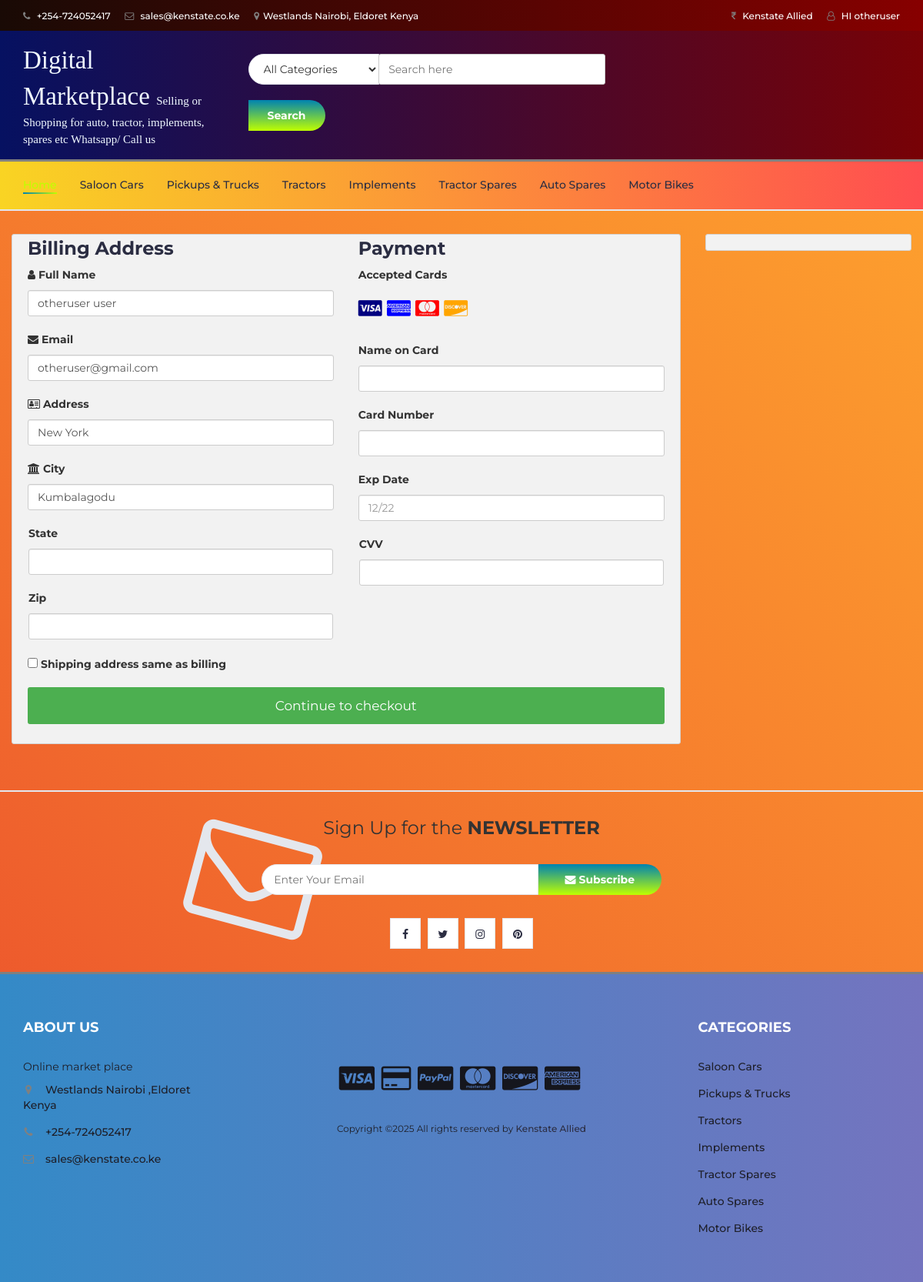
Screenshot of /checkout.php (signed in) with the database file from the repository.
### tables this page shows
CREATE TABLE `user_info` (
  `user_id` int(10) NOT NULL,
  `first_name` varchar(100) NOT NULL,
  `last_name` varchar(100) NOT NULL,
  `email` varchar(300) NOT NULL,
  `password` varchar(300) NOT NULL,
  `mobile` varchar(10) NOT NULL,
  `address1` varchar(300) NOT NULL,
  `address2` varchar(11) NOT NULL
);

### checkout.php (the view, shortened to what this page needs)
<?php
include "db.php";
include "header.php";
?>
<section class="section">
	<div class="container-fluid">
		<div class="row-checkout">
		<?php
		if(isset($_SESSION["uid"])){
			$sql = "SELECT * FROM user_info WHERE user_id='$_SESSION[uid]'";
			$query = mysqli_query($con,$sql);
			$row=mysqli_fetch_array($query);
		echo'
			<div class="col-75">
				<div class="container-checkout">
				<form id="checkout_form" action="checkout_process.php" method="POST" class="was-validated">
					<div class="row-checkout">
					<div class="col-50">
						<h3>Billing Address</h3>
						<label for="fname"><i class="fa fa-user" ></i> Full Name</label>
						<input type="text" id="fname" class="form-control" name="firstname" pattern="^[a-zA-Z ]+$"  value="'.$row["first_name"].' '.$row["last_name"].'">
						<label for="email"><i class="fa fa-envelope"></i> Email</label>
						<input type="text" id="email" name="email" class="form-control" pattern="^[_a-z0-9-]+(\.[_a-z0-9-]+)*@[a-z0-9]+(\.[a-z]{2,4})$" value="'.$row["email"].'" required>
						<label for="adr"><i class="fa fa-address-card-o"></i> Address</label>
						<input type="text" id="adr" name="address" class="form-control" value="'.$row["address1"].'" required>
						<label for="city"><i class="fa fa-institution"></i> City</label>
						<input type="text" id="city" name="city" class="form-control" value="'.$row["address2"].'" pattern="^[a-zA-Z ]+$" required>
						<div class="row">
						<div class="col-50">
							<label for="state">State</label>
							<input type="text" id="state" name="state" class="form-control" pattern="^[a-zA-Z ]+$" required>
						</div>
						<div class="col-50">
							<label for="zip">Zip</label>
							<input type="text" id="zip" name="zip" class="form-control" pattern="^[0-9]{6}(?:-[0-9]{4})?$" required>
						</div>
						</div>
					</div>
					<div class="col-50">
						<h3>Payment</h3>
						<label for="fname">Accepted Cards</label>
						<div class="icon-container">
						<i class="fa fa-cc-visa" style="color:navy;"></i>
						<i class="fa fa-cc-amex" style="color:blue;"></i>
						<i class="fa fa-cc-mastercard" style="color:red;"></i>
						<i class="fa fa-cc-discover" style="color:orange;"></i>
						</div>
						<label for="cname">Name on Card</label>
						<input type="text" id="cname" name="cardname" class="form-control" pattern="^[a-zA-Z ]+$" required>
						<div class="form-group" id="card-number-field">
                        <label for="cardNumber">Card Number</label>
                        <input type="text" class="form-control" id="cardNumber" name="cardNumber" required>
                    </div>
						<label for="expdate">Exp Date</label>
						<input type="text" id="expdate" name="expdate" class="form-control" pattern="^((0[1-9])|(1[0-2]))\/(\d{2})$" placeholder="12/22"required>
						<div class="row">
						<div class="col-50">
							<div class="form-group CVV">
								<label for="cvv">CVV</label>
								<input type="text" class="form-control" name="cvv" id="cvv" required>
						</div>
						</div>
					</div>
					</div>
					</div>
					<label><input type="CHECKBOX" name="q" class="roomselect" value="conform" required> Shipping address same as billing
					</label>';
					$total=0;
					$total_count=$_POST['total_count'];
				echo'
				<input type="hidden" name="total_count" value="'.$total_count.'">
					<input type="hidden" name="total_price" value="'.$total.'">
					<input type="submit" id="submit" value="Continue to checkout" class="checkout-btn">
				</form>
				</div>
			</div>
			';
		}else{
			echo"<script>window.location.href = 'cart.php'</script>";
		}
		?>
			<div class="col-25">
				<div class="container-checkout">
				</div>
			</div>
		</div>
	</div>
</section>
		<div id="newsletter" class="section">
			<div class="container">
				<div class="row">
					<div class="col-md-12">
						<div class="newsletter">
							<p>Sign Up for the <strong>NEWSLETTER</strong></p>
							<form >
								<input class="input" type="email" placeholder="Enter Your Email">
								<button class="newsletter-btn"><i class="fa fa-envelope"></i> Subscribe</button>
							</form>
							<ul class="newsletter-follow">
								<li>
									<a href="#"><i class="fa fa-facebook"></i></a>
								</li>
								<li>
									<a href="#"><i class="fa fa-twitter"></i></a>
								</li>
								<li>
									<a href="#"><i class="fa fa-instagram"></i></a>
								</li>
								<li>
									<a href="#"><i class="fa fa-pinterest"></i></a>
								</li>
							</ul>
						</div>
					</div>
				</div>
			</div>
		</div>
<?php
include "footer.php";
?>

### header.php (shortened to what this page needs)
<!DOCTYPE html>
<html lang="en">
	<head>
		<link type="text/css" rel="stylesheet" href="css/bootstrap.min.css"/>
		<link type="text/css" rel="stylesheet" href="css/slick.css"/>
		<link type="text/css" rel="stylesheet" href="css/slick-theme.css"/>
		<link type="text/css" rel="stylesheet" href="css/nouislider.min.css"/>
		<link rel="stylesheet" href="css/font-awesome.min.css">
		<link type="text/css" rel="stylesheet" href="css/style.css"/>
		<link type="text/css" rel="stylesheet" href="css/accountbtn.css"/>
    </head>
	<body>
		<header>
			<div id="top-header">
				<div class="container">
					<ul class="header-links pull-left">
						<li><a href="#"><i class="fa fa-phone"></i> +254-724052417</a></li>
						<li><a href="#"><i class="fa fa-envelope-o"></i> sales@kenstate.co.ke</a></li>
						<li><a href="#"><i class="fa fa-map-marker"></i>Westlands Nairobi, Eldoret Kenya</a></li>
					</ul>
					<ul class="header-links pull-right">
						<li><a href="#"><i class="fa fa-inr"></i> Kenstate Allied</a></li>
						<li><?php
                             include "db.php";
                            if(isset($_SESSION["uid"])){
                                $sql = "SELECT first_name FROM user_info WHERE user_id='$_SESSION[uid]'";
                                $query = mysqli_query($con,$sql);
                                $row=mysqli_fetch_array($query);
                                echo '
                               <div class="dropdownn">
                                  <a href="#" class="dropdownn" data-toggle="modal" data-target="#myModal" ><i class="fa fa-user-o"></i> HI '.$row["first_name"].'</a>
								  <div class="dropdownn-content">
								  	<a href="myorders.php"  ><i class="fa fa-shopping-basket" aria-hidden="true"></i>My Order</a>
                                    <a href="" data-toggle="modal" data-target="#profile"><i class="fa fa-user-circle" aria-hidden="true" ></i>My Profile</a>
                                    <a href="logout.php"  ><i class="fa fa-sign-in" aria-hidden="true"></i>Log out</a>
                                  </div>
                                </div>';
                            }
                                             ?>
                                </li>
					</ul>
				</div>
			</div>
			<div id="header">
				<div class="container">
					<div class="row">
						<div class="col-md-3">
							<div class="header-logo">
								<a href="#" class="logo"><ul>
								<font style="font-style:normal; font-size: 33px;color: aliceblue;font-family: serif">
                                        Digital Marketplace
                                    </font>
									<font style="font-style:normal; font-size: 15px;color: aliceblue;font-family: serif">
                                        Selling or Shopping for auto, tractor, implements, spares etc Whatsapp/ Call us
                                    </font>
						</ul>
								</a>
							</div>
						</div>
						<div class="col-md-6">
							<div class="header-search">
								<form onsubmit="return false">
									<select class="input-select">
										<option value="0">All Categories</option>
																			</select>
									<input class="input" id="search" type="text" placeholder="Search here">
									<button id="search_btn"   class="search-btn">Search</button>
								</form>
							</div>
						</div>
						<div class="col-md-3 clearfix">
						</div>
					</div>
				</div>
			</div>
		</header>
		<nav id='navigation'>
			<div class="container" id="get_category_home">
					<ul class="main-nav nav navbar-nav">
						<li class="active"><a href="index.php">Home</a></li>
						<li class="category" cid="1"><a href="store.php">Saloon Cars</a></li>
						<li class="category" cid="2"><a href="store.php">Pickups & Trucks</a></li>
						<li class="category" cid="3"><a href="store.php">Tractors</a></li>
						<li class="category" cid="4"><a href="store.php">Implements</a></li>
						<li class="category" cid="5"><a href="store.php">Tractor Spares</a></li>
						<li class="category" cid="6"><a href="store.php">Auto Spares</a></li>
						<li class="category" cid="7"><a href="store.php">Motor Bikes</a></li>
					</ul>
				</div>
		</nav>

### css/style.css (style rules this page uses)
body { font-family: 'Montserrat', sans-serif; font-weight: 400; background-image: linear-gradient(-134deg, #FFA62E 0%, #FB962E 20%, #F8852E 40%, #F3742D 60%, #EF612D 80%, #EA4D2C 100%); }
h1, h2, h3, h4, h5, h6 { color: #2B2D42; font-weight: 700; margin: 0 0 10px; }
a { color: #2B2D42; font-weight: 500; -webkit-transition: 0.2s color; transition: 0.2s color; }
ul, ol { margin: 0; padding: 0; list-style: none }
.input { height: 40px; padding: 0px 15px; border: 1px solid #E4E7ED; background-color: #FFF; width: 100%; }
.input-select { padding: 0px 15px; background: #FFF; border: 1px solid #E4E7ED; height: 40px; }
.section { padding-top: 30px; padding-bottom: 30px; }
#top-header { padding-top: 10px; padding-bottom: 10px; background-color: #1E1F29; }
.header-links li { display: inline-block; margin-right: 15px; font-size: 12px; }
.header-links li:last-child { margin-right: 0px; }
.header-links li a { color: #FFF; }
.header-links li i { color: #808080; margin-right: 5px; }
#header { padding-top: 15px; padding-bottom: 15px; background-image: linear-gradient(-135deg, #FF6CAB 0%, #F660BC 10%, #EC53CD 20%, #E045DE 30%, #D335EE 40%, #C323FF 50%, #B53AFF 60%, #A749FF 70%, #9854FF 80%, #865EFF 90%, #7366FF 100%); }
.header-logo { float: left; }
.header-search { padding: 15px 0px; }
.header-search form { position: relative; }
.header-search form .input-select { margin-right: -4px; border-radius: 40px 0px 0px 40px; }
.header-search form .input { width: calc(100% - 260px); margin-right: -4px; }
.header-search form .search-btn { height: 40px; width: 100px; background: #bfff00; background: -webkit-linear-gradient(to bottom, #0083B0, #bfff00); background: linear-gradient(to bottom, #0083B0, #bfff00); color: #FFF; font-weight: 700; border: none; border-radius: 0px 40px 40px 0px; }
#navigation { background: #FFF; border-bottom: 2px solid #E4E7ED; border-top: 3px solid #808080; }
.main-nav>li+li { margin-left: 30px }
.main-nav>li>a { padding: 20px 0px; }
.main-nav>li>a:hover, .main-nav>li>a:focus, .main-nav>li.active>a { color: #bfff00; background-color: transparent; }
.main-nav>li>a:after { content: ""; display: block; width: 0%; height: 2px; background: #bfff00; background: -webkit-linear-gradient(to right, #0083B0, #bfff00); background: linear-gradient(to right, #0083B0, #bfff00); -webkit-transition: 0.2s all; transition: 0.2s all; }
.main-nav>li>a:hover:after, .main-nav>li>a:focus:after, .main-nav>li.active>a:after { width: 100%; }
#newsletter.section { border-top: 2px solid #E4E7ED; border-bottom: 3px solid #808080; margin-top: 30px; }
.newsletter { text-align: center; }
.newsletter p { font-size: 24px; }
.newsletter form { position: relative; max-width: 520px; margin: 30px auto; }
.newsletter form:after { content: "\f003"; font-family: FontAwesome; position: absolute; font-size: 160px; color: #E4E7ED; top: 15px; -webkit-transform: translateY(-50%) rotate(15deg); -ms-transform: translateY(-50%) rotate(15deg); transform: translateY(-50%) rotate(15deg); z-index: -1; left: -90px; }
.newsletter form .input { width: calc(100% - 160px); margin-right: -4px; border-radius: 40px 0px 0px 40px; }
.newsletter form .newsletter-btn { width: 160px; height: 40px; font-weight: 700; background: #bfff00; background: -webkit-linear-gradient(to bottom, #0083B0, #bfff00); background: linear-gradient(to bottom, #0083B0, #bfff00); color: #FFF; border: none; border-radius: 0px 40px 40px 0px; }
.newsletter .newsletter-follow { text-align: center; }
.newsletter .newsletter-follow li { display: inline-block; margin-right: 5px; }
.newsletter .newsletter-follow li:last-child { margin-right: 0px; }
.newsletter .newsletter-follow li a { position: relative; display: block; width: 40px; height: 40px; text-align: center; line-height: 40px; border: 1px solid #E4E7ED; background-color: #FFF; -webkit-transition: 0.2s all; transition: 0.2s all; }

### css/accountbtn.css (style rules this page uses)
.dropdownn { position: relative; display: inline-block; }

### header.php (style rules this page uses)
#navigation { background: #FF4E50; background: -webkit-linear-gradient(to right, #F9D423, #FF4E50); background: linear-gradient(to right, #F9D423, #FF4E50); }
#header { background: #780206; background: -webkit-linear-gradient(to right, #061161, #780206); background: linear-gradient(to right, #061161, #780206); }
#top-header { background: #870000; background: -webkit-linear-gradient(to right, #190A05, #870000); background: linear-gradient(to right, #190A05, #870000); }

### rows the page displays
user_info: first_name "otheruser", firstname "otheruser user", email "otheruser@gmail.com", address "New York", city "Kumbalagodu"
